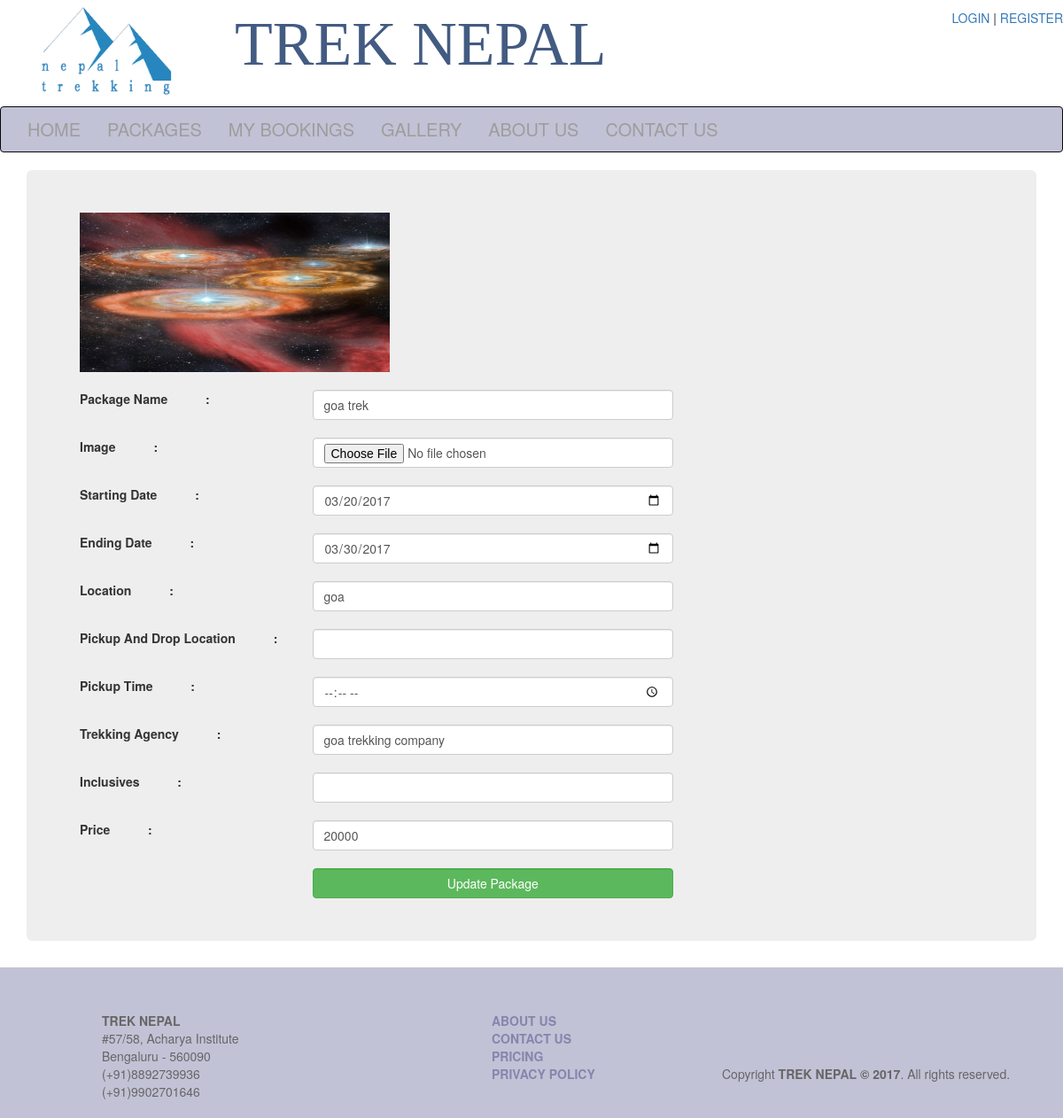
Screenshot of /edit_package.php?id=6 with the database file from the repository.
### tables this page shows
CREATE TABLE IF NOT EXISTS `packages` (
  `id` int(11) NOT NULL,
  `package_name` varchar(80) NOT NULL,
  `image` text NOT NULL,
  `date_start` date NOT NULL,
  `date_end` date NOT NULL,
  `location` varchar(50) NOT NULL,
  `trekking_agency` varchar(50) NOT NULL,
  `price` float NOT NULL
);

### edit_package.php (the view, shortened to what this page needs)
<?php
include('header.php');
include('logo.php');
include('connect.php');
?>
<div class="min-height">
<?php
$id=$_GET['id'];
$query="SELECT * FROM `packages` WHERE `id`='$id'";
$result=mysqli_query($con,$query);
if($result){
	if(mysqli_num_rows($result)>=1){
		while($row=mysqli_fetch_array($result)){
			echo '<div class="package">';
			$image=$row['image'];
			$package_name=$row['package_name'];
			$date_start=$row['date_start'];
			$date_end=$row['date_end'];
			$location=$row['location'];
			$pick_n_drop_location=$row['pick_n_drop_location'];
 			$pick_up_time=$row['pick_up_time'];
			$trekking_agency=$row['trekking_agency'];
			$inclusives=$row['inclusives'];
			$price=$row['price'];
			?>
			  <div class="container">
  				<div class="jumbotron">
					<div class="image">
						<img src=" <?php echo $image; ?> " height="180px" width="350px"/>
					</div>
					<br>
					<form action="" method="POST" enctype="multipart/form-data">
						<div class="row">
          					<div class="form-group">
                				<label for="name" class="col-sm-3 control-label"> Package Name &nbsp;&nbsp;&nbsp;&nbsp;&nbsp;&nbsp;&nbsp;&nbsp;&nbsp;&nbsp;: </label>
                				<div class="col-sm-5">
                  					<input type="text" name="package_name"  class="form-control" id="name" value="<?php echo $package_name;?>">
                				</div>
             				</div>
          				</div><br>
          				<div class="row">
            <div class="form-group">
                <label for="pick" class="col-sm-3 control-label"> Image &nbsp;&nbsp;&nbsp;&nbsp;&nbsp;&nbsp;&nbsp;&nbsp;&nbsp;&nbsp;: </label>
                <div class="col-sm-5">
                  <input type="file" name="pick"  class="form-control" id="pick" value="<?php echo $image;?>" >
                </div>
             </div>
          </div><br>
          				<div class="row">
            <div class="form-group">
                <label for="date_start" class="col-sm-3 control-label"> Starting Date &nbsp;&nbsp;&nbsp;&nbsp;&nbsp;&nbsp;&nbsp;&nbsp;&nbsp;&nbsp;: </label>
                <div class="col-sm-5">
                  <input type="date" name="date_start"  class="form-control" id="date_start" value="<?php echo $date_start; ?>">
                </div>
             </div>
          </div><br>
          <div class="row">
            <div class="form-group">
                <label for="date_end" class="col-sm-3 control-label"> Ending Date &nbsp;&nbsp;&nbsp;&nbsp;&nbsp;&nbsp;&nbsp;&nbsp;&nbsp;&nbsp;: </label>
                <div class="col-sm-5">
                  <input type="date" name="date_end"  class="form-control" id="date_end" value="<?php echo $date_end; ?>">
                </div>
             </div>
          </div><br>
          <div class="row">
            <div class="form-group">
                <label for="location" class="col-sm-3 control-label"> Location &nbsp;&nbsp;&nbsp;&nbsp;&nbsp;&nbsp;&nbsp;&nbsp;&nbsp;&nbsp;: </label>
                <div class="col-sm-5">
                  <input type="text" name="location"  class="form-control" id="location" value="<?php echo $location; ?>">
                </div>
             </div>
          </div><br>
          <div class="row">
            <div class="form-group">
                <label for="pick_n_drop_location" class="col-sm-3 control-label"> Pickup And Drop Location &nbsp;&nbsp;&nbsp;&nbsp;&nbsp;&nbsp;&nbsp;&nbsp;&nbsp;&nbsp;: </label>
                <div class="col-sm-5">
                  <input type="text" name="pick_n_drop_location"  class="form-control" id="pick_n_drop_location" value="<?php echo $pick_n_drop_location; ?>">
                </div>
             </div>
          </div><br>
          <div class="row">
            <div class="form-group">
                <label for="pick_up_time" class="col-sm-3 control-label"> Pickup Time &nbsp;&nbsp;&nbsp;&nbsp;&nbsp;&nbsp;&nbsp;&nbsp;&nbsp;&nbsp;: </label>
                <div class="col-sm-5">
                  <input type="time" name="pick_up_time"  class="form-control" id="pick_up_time" value="<?php echo $pick_up_time; ?>">
                </div>
             </div>
          </div><br>
          <div class="row">
            <div class="form-group">
                <label for="trekking_agency" class="col-sm-3 control-label"> Trekking Agency &nbsp;&nbsp;&nbsp;&nbsp;&nbsp;&nbsp;&nbsp;&nbsp;&nbsp;&nbsp;: </label>
                <div class="col-sm-5">
                  <input type="text" name="trekking_agency"  class="form-control" id="trekking_agency" value="<?php echo $trekking_agency; ?>">
                </div>
             </div>
          </div><br>
          <div class="row">
            <div class="form-group">
                <label for="inclusives" class="col-sm-3 control-label"> Inclusives &nbsp;&nbsp;&nbsp;&nbsp;&nbsp;&nbsp;&nbsp;&nbsp;&nbsp;&nbsp;: </label>
                <div class="col-sm-5">
                  <input type="text" name="inclusives"  class="form-control" id="inclusives" value="<?php echo $inclusives; ?>">
                </div>
             </div>
          </div><br>
          <div class="row">
            <div class="form-group">
                <label for="price" class="col-sm-3 control-label"> Price &nbsp;&nbsp;&nbsp;&nbsp;&nbsp;&nbsp;&nbsp;&nbsp;&nbsp;&nbsp;: </label>
                <div class="col-sm-5">
                  <input type="number" name="price"  class="form-control" id="price" value="<?php echo $price; ?>">
                </div>
             </div>
          </div><br>
           <div class="row">
            <div class="form-group">
                <div class="col-sm-5 col-md-offset-3">
                  <button type="submit" class="btn btn-success form-control " name="update">Update Package</button>
                </div>
             </div>
          </div>
		</form>
	</div>
</div>
		<?php
		}
	}
}
?>
</div>
<?php
include('footer.php');
?>

### css/main.css (style rules this page uses)
.min-height { min-height: 300px; }

### rows the page displays
packages: image (picture), package_name "goa trek", date_start "03/20/2017", date_end "03/30/2017", location "goa", trekking_agency "goa trekking company", price "20000"
